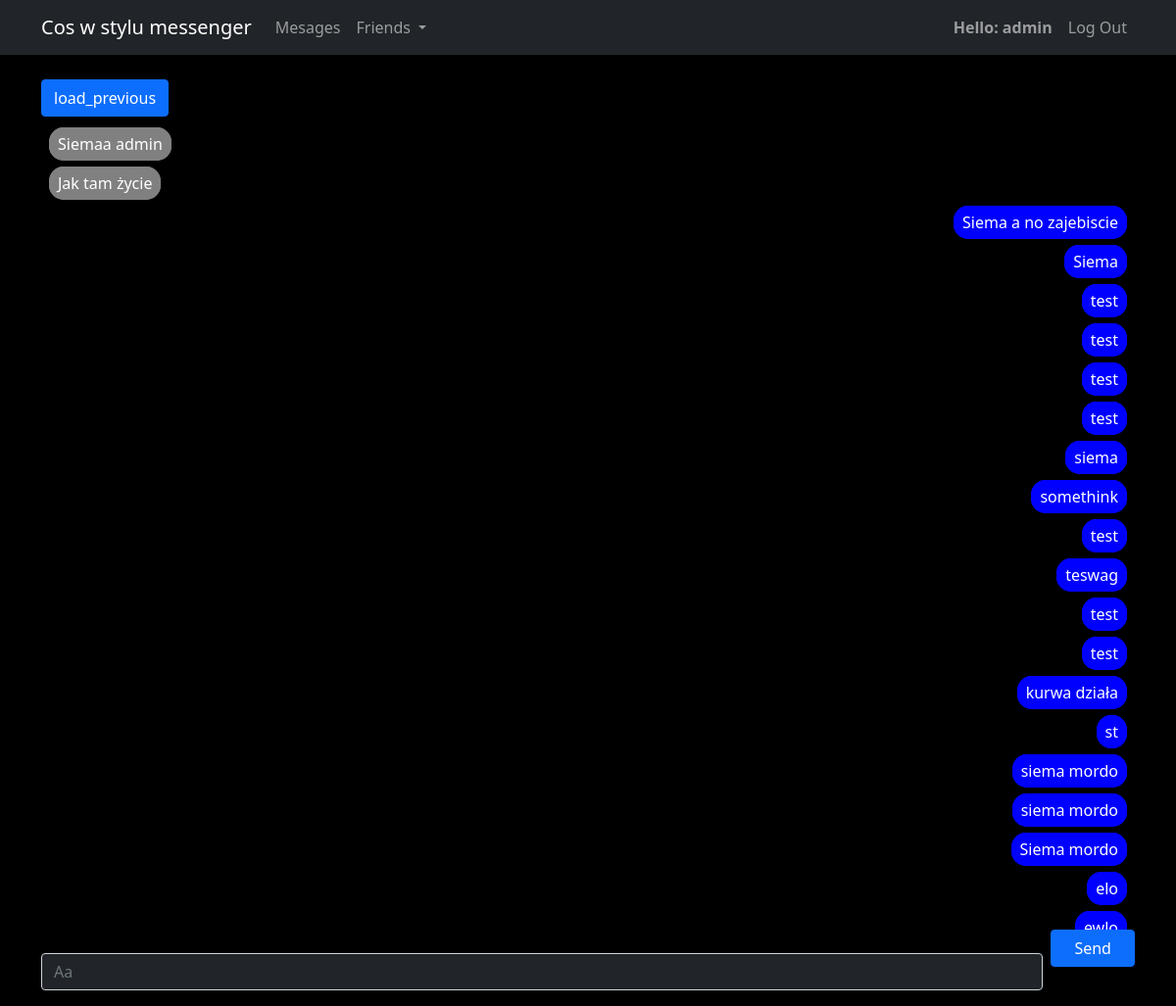
The page /3 (signed in) on the database its author committed.
### message/models.py (models this page shows, shortened)
class Message(models.Model):
    text = models.TextField()
    from_user = models.ForeignKey(
        User, on_delete=models.CASCADE, related_name='from_user')
    to_user = models.ForeignKey(
        User, on_delete=models.CASCADE, related_name='to_user')
    send_of = models.DateTimeField(auto_now=True)

### message/views.py (the view, shortened to what this page needs)
# urls.py: path('', views.Message_user_view.as_view(), name='view'),
class Message_user_view(LoginRequiredMixin, generic.CreateView):
    template_name = 'message/message_view.html'
    form_class = forms.Message_form
    def get_context_data(self, **kwargs):
        context = super().get_context_data(**kwargs)
        context['users'] = User.objects.exclude(username=self.request.user.username)
        to_user = to_user_make(self)
        if to_user:
            message_list = models.Message.objects.filter(
                Q(to_user=self.request.user, from_user=to_user) |
                Q(from_user=self.request.user, to_user=to_user)
            ).order_by('-pk')[0:30]
            context["message"] = message_list[::-1]
            context['to_user'] = to_user
        return context

### message/forms.py
class Message_form(forms.ModelForm):
    class Meta():
        model = models.Message
        fields = ('text',)
        labels = {
            'text':''
        }
        widgets = {
            'text': forms.TextInput(attrs={
                'type':'text',
                'class': 'text_message bg-dark text-white',
                'rows': '1',
                'onkeydown': 'pressed(event)',
                'placeholder': 'Aa',
                'autocomplete':'off1'
            }),
        }

### message/views.py (called while the page is built, shortened)
def to_user_make(self):
    if self.kwargs.get('pk'):
        return User.objects.get(pk=self.kwargs.get('pk'))

### message/templates/message/message_view.html (shortened to what this page needs)
{% extends 'base.html' %}
{% load static %}
{% load django_bootstrap5 %}
{% block content %}
<div class="container-md" onload="to_down()">
  <div class="message_div">
    <h3 id='previous'><button class='btn btn-primary' onclick='addPrevious()'>load_previous</button></h3>
    <table class="table table-borderless message_table" id='message_table'>
      {% if message %}
        {% for mess in message %}
          <tr>
            {% if mess.from_user == user%}
              <td class="col-sm-6 to_left"></td>
              <td class="col-sm-6 to_right"><span class='text_border_r'>{{mess.text}}</span></td>
            {% else %}
              <td class="col-sm-6 to_left"><span class='text_border_l'>{{mess.text}}</span></td>
              <td class="col-sm-6 to_right"></td>
            {% endif %}
          </tr>
        {% endfor %}
      {% endif %}
    </table>
  </div>
  <div class='container-md fixed-bottom dark_color'>
    <form method="post" id='post_message'>
        <div class='row g-2'>
          <div class="col-9 col-md-11 col-sm-10">
            {% bootstrap_form form%}
          </div>
          <div class='col-3 col-md-1 col-sm-2'>
            <input type="button" value="Send" class="btn btn-primary send_button" onclick = 'send()'>
          </div>
      </div>
      </form>
  </div>
</div>
{% endblock content %}

### templates/base.html (shortened to what this page needs)
{% load static %}
<!DOCTYPE html>
<html lang="en">
  <head>
    <link
      rel="stylesheet"
      href="https://cdn.jsdelivr.net/npm/bootstrap@5.0.2/dist/css/bootstrap.min.css"
    />
    <link rel="stylesheet" href="{% static 'css/master.css' %}" />
  </head>
  <body class='dark_color'>
    <nav class="navbar navbar-expand-lg navbar-dark bg-dark fixed-top">
      <div class="container-md">
        <a class="navbar-brand" href="#">Cos w stylu messenger</a>
        <div class="collapse navbar-collapse" id="collapsibleNavId">
          <ul class="navbar-nav me-auto mt-2 mt-lg-0">
            {% if user.is_authenticated %}
            <li class="nav-item">
              <a class="nav-link" href="{% url 'message:view' %}">Mesages</a>
            </li>
            <li class="nav-item dropdown">
              <a class="nav-link dropdown-toggle" href="#" id="navbarDropdownMenuLink" role="button" data-bs-toggle="dropdown" aria-expanded="false">
                Friends
              </a>
            </li>
            {% endif %}
          {% if user.is_authenticated %}
          </ul>
          <ul class='navbar-nav mt-2 mt-lg-0'>
            <li class="nav-item">
              <a class="nav-link" href="#"><b>Hello: {{user.username}}</b></a>
            </li>
            <li class="nav-item">
              <a class="nav-link" href="{% url 'accounts:logout' %}">Log Out</a>
            </li>
          </ul>
          {% endif %}
        </div>
      </nav>
    {% block content %} {% endblock content %}
  </body>
</html>

### static/css/master.css (style rules this page uses)
.to_right { text-align: right; background-color: black; color: white; }
.to_left { text-align: left; background-color: black; color: white; }
.message_div { margin-top: 80px; margin-bottom: 60px; }
.send_button { min-width: 100%; text-align: center; }
.dark_color { background-color: black; }
.text_border_r { border: blue 4px solid; background-color: blue; border-radius: 15px; padding: 5px; padding-top: 2px; padding-bottom: 2px; }
.text_border_l { border: grey 4px solid; background-color: grey; border-radius: 15px; padding: 5px; padding-top: 2px; padding-bottom: 2px; }
tr, table { border-style: none; }

### rows shown on the page
Message: text "Siemaa admin"
Message: text "Jak tam życie"
Message: text "Siema a no zajebiscie"
Message: text "Siema"
Message: text "test"
Message: text "test"
Message: text "test"
Message: text "test"
Message: text "siema"
Message: text "somethink"
Message: text "test"
Message: text "teswag"
Message: text "test"
Message: text "test"
Message: text "kurwa działa"
Message: text "st"
Message: text "siema mordo"
Message: text "siema mordo"
Message: text "Siema mordo"
Message: text "elo"
Message: text "ewlo"

### other values the page prints
{{ user.username }} "admin"
